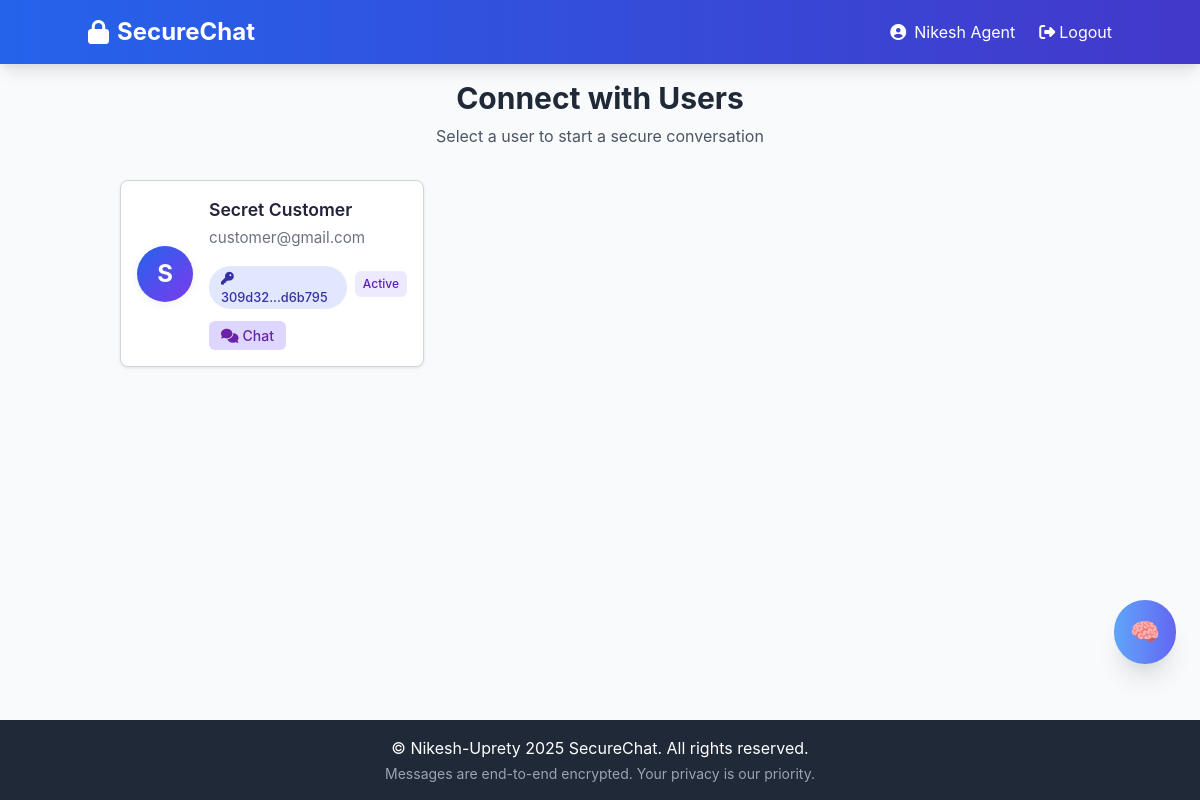
The app's page /index (signed in) with its own data.
### app/models.py (models this page shows, shortened)
class User(UserMixin, db.Model):
    id = db.Column(db.Integer, primary_key=True)
    username = db.Column(db.String(64), index=True,
                         unique=True, nullable=False)
    email = db.Column(db.String(120), index=True, unique=True, nullable=False)
    password_hash = db.Column(db.String(128), nullable=False)
    public_key = db.Column(db.Text, nullable=False)
    private_key = db.Column(db.Text, nullable=False)
    created_at = db.Column(db.DateTime, default=lambda: datetime.now())
    last_seen = db.Column(db.DateTime, default=lambda: datetime.now())
    messages_sent = db.relationship('Message',
                                    foreign_keys='Message.sender_id',
                                    backref='sender',
                                    lazy='dynamic')
    messages_received = db.relationship('Message',
                                        foreign_keys='Message.recipient_id',
                                        backref='recipient',
                                        lazy='dynamic')
    sent_requests = db.relationship('ChatRequest',
                                    foreign_keys='ChatRequest.sender_id',
                                    backref='sender',
                                    lazy='dynamic')
    received_requests = db.relationship('ChatRequest',
                                        foreign_keys='ChatRequest.recipient_id',
                                        backref='recipient',
                                        lazy='dynamic')
    def has_active_chat_with(self, other_user_id):
        return ChatRequest.query.filter(
            or_(
                and_(
                    ChatRequest.sender_id == self.id,
                    ChatRequest.recipient_id == other_user_id,
                    ChatRequest.status == 'accepted'
                ),
                and_(
                    ChatRequest.sender_id == other_user_id,
                    ChatRequest.recipient_id == self.id,
                    ChatRequest.status == 'accepted'
                )
            )
        ).first() is not None
    def get_chat_status_with(self, other_user_id):
        if self.has_active_chat_with(other_user_id):
            return 'active'
        if self.has_pending_request_to(other_user_id):
            return 'pending'
        if self.has_pending_request_from(other_user_id):
            return 'requested'
        return 'available'
    def get_public_key_fingerprint(self):
        import hashlib
        key_hash = hashlib.sha256(self.public_key.encode('utf-8')).hexdigest()
        return f"{key_hash[:6]}...{key_hash[-6:]}"

### app/chat/routes.py (the view)
@chat_bp.route('/index')
@login_required
def index():
    users = User.query.filter(User.id != current_user.id).all()
    return render_template('chat/index.html', title='Home', users=users)

### app/models.py (called while the page is built)
@login_manager.user_loader
def load_user(id):
    return User.query.get(int(id))

### app/templates/chat/index.html (shortened to what this page needs)
{% extends "base.html" %}
{% block content %}
<div class="max-w-6xl mx-auto px-4">
    <div class="text-center mb-8">
        <h1 class="text-3xl font-bold text-gray-800 mb-2">Connect with Users</h1>
        <p class="text-gray-600">Select a user to start a secure conversation</p>
    </div>
    <div class="user-card-grid">
        {% for user in users %}
        <div class="user-card">
            <div class="user-card-content">
                <div class="user-avatar">
                    {{ user.username[0].upper() }}
                </div>
                <div class="user-card-info">
                    <h3>{{ user.username }}</h3>
                    <p>{{ user.email }}</p>
                    <div class="flex items-center mt-2">
                        <span class="user-card-badge mr-2">
                            <i class="fas fa-key mr-1"></i>
                            {{ user.get_public_key_fingerprint() }}
                        </span>
                        {% set status = current_user.get_chat_status_with(user.id) %}
                        <span class="status-badge status-{{ status }}">
                            {{ status|title }}
                        </span>
                    </div>
                    <div class="user-card-actions">
                        {% set status = current_user.get_chat_status_with(user.id) %}
                        {% set rejected_request = current_user.sent_requests|selectattr('recipient_id', 'equalto',
                        user.id)|selectattr('status', 'equalto', 'rejected')|first %}
                        {% if status == 'active' %}
                        <a href="{{ url_for('chat.chat', user_id=user.id) }}" class="action-btn chat-btn">
                            <i class="fas fa-comments mr-1"></i> Chat
                        </a>
                        {% elif status == 'pending' %}
                        <span class="action-btn pending-btn">
                            <i class="fas fa-clock mr-1"></i> Pending
                        </span>
                        {% endif %}
                    </div>
                </div>
            </div>
        </div>
        {% endfor %}
    </div>
</div>
{% endblock %}

### app/templates/base.html (shortened to what this page needs)
<!DOCTYPE html>
<html lang="en">
<head>
    <link href="https://cdn.jsdelivr.net/npm/tailwindcss@2.2.19/dist/tailwind.min.css" rel="stylesheet">
    <link rel="stylesheet" href="https://cdnjs.cloudflare.com/ajax/libs/font-awesome/6.4.0/css/all.min.css">
    <link rel="stylesheet" href="{{ url_for('static', filename='css/styles.css') }}">
</head>
<body class="bg-gray-50 flex flex-col min-h-screen">
    <header class="bg-gradient-to-r from-blue-600 to-indigo-700 text-white p-4 shadow-lg">
        <div class="container mx-auto flex justify-between items-center">
            <a href="{{ url_for('chat.index') }}" class="text-2xl font-bold flex items-center">
                <i class="fas fa-lock mr-2"></i>SecureChat
            </a>
            <nav class="flex items-center space-x-6">
                {% if current_user.is_authenticated %}
                <span class="hidden md:inline-flex items-center">
                    <i class="fas fa-user-circle mr-2"></i> {{ current_user.username }}
                </span>
                <a href="{{ url_for('auth.logout') }}" class="hover:text-blue-200 transition-colors flex items-center">
                    <i class="fas fa-sign-out-alt mr-1"></i> Logout
                </a>
                {% endif %}
            </nav>
        </div>
    </header>
    <main class="container mx-auto flex-grow p-4">
        {% block content %}{% endblock %}
    </main>
    {% if current_user.is_authenticated %}
    <div class="flex justify-end w-full">
        <button id="nikugpt-btn"
            class="mb-6 mr-6 bg-gradient-to-r from-blue-400 to-indigo-500 text-white p-4 rounded-full shadow-xl hover:shadow-2xl transition-all duration-300 flex items-center z-40 text-2xl"
            title="Ask NikuGPT">
            🧠
        </button>
    </div>
    {% endif %}
    <footer class="bg-gray-800 text-white text-center p-4 mt-8">
        <p>© Nikesh-Uprety 2025 SecureChat. All rights reserved.</p>
        <p class="text-sm text-gray-400 mt-1">Messages are end-to-end encrypted. Your privacy is our priority.</p>
    </footer>
</body>
</html>

### app/static/css/styles.css (style rules this page uses)
body { font-family: 'Inter', sans-serif; background-color: #f9fafb; color: #22223b; min-height: 100vh; }
.user-card-grid { display: grid; grid-template-columns: 1fr; gap: 1.5rem; }
@media (min-width: 640px) { .user-card-grid { grid-template-columns: repeat(2, 1fr); } }
@media (min-width: 1024px) { .user-card-grid { grid-template-columns: repeat(3, 1fr); } }
.user-card-content { display: flex; align-items: center; padding: 1.5rem; }
.user-avatar { width: 3.5rem; height: 3.5rem; border-radius: 9999px; background: linear-gradient(135deg, #2563eb 0%, #7c3aed 100%); color: #fff; font-size: 1.5rem; font-weight: 700; display: flex; align-items: center; justify-content: center; box-shadow: 0 2px 8px rgba(44, 62, 80, 0.08); flex-shrink: 0; }
.user-card-info { margin-left: 1rem; flex: 1; min-width: 0; }
.user-card-info h3 { font-weight: 600; font-size: 1.1rem; color: #22223b; margin-bottom: 0.25rem; white-space: nowrap; overflow: hidden; text-overflow: ellipsis; }
.user-card-info p { color: #6b7280; font-size: 0.95rem; white-space: nowrap; overflow: hidden; text-overflow: ellipsis; }
.user-card-badge { display: inline-block; margin-top: 0.5rem; background: #e0e7ff; color: #3730a3; font-size: 0.8rem; padding: 0.15rem 0.75rem; border-radius: 9999px; font-weight: 500; }

### app/templates/base.html (style rules this page uses)
.status-badge { font-size: 0.75rem; padding: 0.25rem 0.5rem; border-radius: 0.25rem; font-weight: 500; }
.status-active { background-color: #ede9fe; color: #7c3aed; }

### app/templates/chat/index.html (style rules this page uses)
.user-card { background-color: white; border: 1px solid #d1d5db; border-radius: 0.5rem; box-shadow: 0 1px 3px rgb(0 0 0 / 0.1); overflow: hidden; margin-bottom: 1rem; transition: box-shadow 0.3s ease; }
.user-card-badge { display: inline-block; margin-top: 0.5rem; background: #e0e7ff; color: #3730a3; font-size: 0.8rem; padding: 0.15rem 0.75rem; border-radius: 9999px; font-weight: 500; }
.user-card-content { display: flex; align-items: center; padding: 1rem; }
.user-card-info { flex: 1; }
.status-badge { font-size: 0.75rem; padding: 0.25rem 0.5rem; border-radius: 0.375rem; display: inline-block; }
.status-active { background-color: #ede9fe; color: #5b21b6; }
.action-btn { padding: 0.25rem 0.75rem; border-radius: 0.375rem; font-size: 0.875rem; font-weight: 500; cursor: pointer; transition: background-color 0.2s ease-in-out; display: inline-flex; align-items: center; text-decoration: none; color: inherit; border: none; user-select: none; margin-top: 12px; }
.chat-btn { background-color: #ddd6fe; color: #6b21a8; }
.action-btn i { margin-right: 0.25rem; }

### records on screen
User: username "Nikesh Agent"
User: username "S", username "Secret Customer", email "customer@gmail.com", get_public_key_fingerprint "309d32...d6b795", status "Active"
